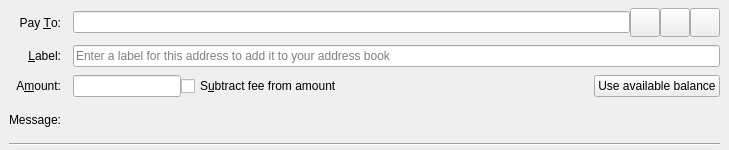
<?xml version="1.0" encoding="UTF-8"?>
<ui version="4.0">
 <class>SendCoinsEntry</class>
 <widget class="QStackedWidget" name="SendCoinsEntry">
  <property name="geometry">
   <rect>
    <x>0</x>
    <y>0</y>
    <width>729</width>
    <height>150</height>
   </rect>
  </property>
  <property name="focusPolicy">
   <enum>Qt::TabFocus</enum>
  </property>
  <property name="autoFillBackground">
   <bool>false</bool>
  </property>
  <widget class="QFrame" name="SendCoins">
   <property name="frameShape">
    <enum>QFrame::NoFrame</enum>
   </property>
   <layout class="QGridLayout" name="gridLayout">
    <property name="topMargin">
     <number>8</number>
    </property>
    <property name="bottomMargin">
     <number>4</number>
    </property>
    <property name="horizontalSpacing">
     <number>12</number>
    </property>
    <property name="verticalSpacing">
     <number>8</number>
    </property>
    <item row="0" column="0">
     <widget class="QLabel" name="payToLabel">
      <property name="text">
       <string>Pay &amp;To:</string>
      </property>
      <property name="alignment">
       <set>Qt::AlignRight|Qt::AlignTrailing|Qt::AlignVCenter</set>
      </property>
      <property name="buddy">
       <cstring>payTo</cstring>
      </property>
     </widget>
    </item>
    <item row="0" column="1">
     <layout class="QHBoxLayout" name="payToLayout">
      <property name="spacing">
       <number>0</number>
      </property>
      <item>
       <widget class="QValidatedLineEdit" name="payTo">
        <property name="toolTip">
         <string>The Australiacash address to send the payment to</string>
        </property>
       </widget>
      </item>
      <item>
       <widget class="QToolButton" name="addressBookButton">
        <property name="toolTip">
         <string>Choose previously used address</string>
        </property>
        <property name="text">
         <string/>
        </property>
        <property name="icon">
         <iconset resource="../bitcoin.qrc">
          <normaloff>:/icons/address-book</normaloff>:/icons/address-book</iconset>
        </property>
        <property name="iconSize">
         <size>
          <width>22</width>
          <height>22</height>
         </size>
        </property>
        <property name="shortcut">
         <string>Alt+A</string>
        </property>
       </widget>
      </item>
      <item>
       <widget class="QToolButton" name="pasteButton">
        <property name="toolTip">
         <string>Paste address from clipboard</string>
        </property>
        <property name="text">
         <string/>
        </property>
        <property name="icon">
         <iconset resource="../bitcoin.qrc">
          <normaloff>:/icons/editpaste</normaloff>:/icons/editpaste</iconset>
        </property>
        <property name="iconSize">
         <size>
          <width>22</width>
          <height>22</height>
         </size>
        </property>
        <property name="shortcut">
         <string>Alt+P</string>
        </property>
       </widget>
      </item>
      <item>
       <widget class="QToolButton" name="deleteButton">
        <property name="toolTip">
         <string>Remove this entry</string>
        </property>
        <property name="text">
         <string/>
        </property>
        <property name="icon">
         <iconset resource="../bitcoin.qrc">
          <normaloff>:/icons/remove</normaloff>:/icons/remove</iconset>
        </property>
        <property name="iconSize">
         <size>
          <width>22</width>
          <height>22</height>
         </size>
        </property>
       </widget>
      </item>
     </layout>
    </item>
    <item row="1" column="0">
     <widget class="QLabel" name="labellLabel">
      <property name="text">
       <string>&amp;Label:</string>
      </property>
      <property name="alignment">
       <set>Qt::AlignRight|Qt::AlignTrailing|Qt::AlignVCenter</set>
      </property>
      <property name="buddy">
       <cstring>addAsLabel</cstring>
      </property>
     </widget>
    </item>
    <item row="1" column="1">
     <widget class="QLineEdit" name="addAsLabel">
      <property name="toolTip">
       <string>Enter a label for this address to add it to the list of used addresses</string>
      </property>
      <property name="placeholderText">
       <string>Enter a label for this address to add it to your address book</string>
      </property>
     </widget>
    </item>
    <item row="2" column="0">
     <widget class="QLabel" name="amountLabel">
      <property name="text">
       <string>A&amp;mount:</string>
      </property>
      <property name="alignment">
       <set>Qt::AlignRight|Qt::AlignTrailing|Qt::AlignVCenter</set>
      </property>
      <property name="buddy">
       <cstring>payAmount</cstring>
      </property>
     </widget>
    </item>
    <item row="2" column="1">
     <layout class="QHBoxLayout" name="horizontalLayoutAmount" stretch="0,1,0">
      <item>
       <widget class="BitcoinAmountField" name="payAmount">
         <property name="toolTip">
          <string>The amount to send in the selected unit</string>
         </property>
       </widget>
      </item>
      <item>
       <widget class="QCheckBox" name="checkboxSubtractFeeFromAmount">
        <property name="toolTip">
         <string>The fee will be deducted from the amount being sent. The recipient will receive less bitcoins than you enter in the amount field. If multiple recipients are selected, the fee is split equally.</string>
        </property>
        <property name="text">
         <string>S&amp;ubtract fee from amount</string>
        </property>
       </widget>
      </item>
      <item>
       <widget class="QPushButton" name="useAvailableBalanceButton">
        <property name="text">
         <string>Use available balance</string>
        </property>
       </widget>
      </item>
     </layout>
    </item>
    <item row="3" column="0">
     <widget class="QLabel" name="messageLabel">
      <property name="text">
       <string>Message:</string>
      </property>
      <property name="alignment">
       <set>Qt::AlignRight|Qt::AlignTrailing|Qt::AlignVCenter</set>
      </property>
     </widget>
    </item>
    <item row="3" column="1">
     <widget class="QLabel" name="messageTextLabel">
      <property name="toolTip">
       <string/>
      </property>
      <property name="textFormat">
       <enum>Qt::PlainText</enum>
      </property>
     </widget>
    </item>
    <item row="4" column="0" colspan="2">
     <widget class="Line" name="line">
      <property name="orientation">
       <enum>Qt::Horizontal</enum>
      </property>
     </widget>
    </item>
   </layout>
  </widget>
  <widget class="QFrame" name="SendCoins_UnauthenticatedPaymentRequest">
   <property name="palette">
    <palette>
     <active>
      <colorrole role="WindowText">
       <brush brushstyle="SolidPattern">
        <color alpha="255">
         <red>0</red>
         <green>0</green>
         <blue>0</blue>
        </color>
       </brush>
      </colorrole>
      <colorrole role="Button">
       <brush brushstyle="SolidPattern">
        <color alpha="255">
         <red>255</red>
         <green>255</green>
         <blue>127</blue>
        </color>
       </brush>
      </colorrole>
      <colorrole role="Light">
       <brush brushstyle="SolidPattern">
        <color alpha="255">
         <red>255</red>
         <green>255</green>
         <blue>255</blue>
        </color>
       </brush>
      </colorrole>
      <colorrole role="Midlight">
       <brush brushstyle="SolidPattern">
        <color alpha="255">
         <red>255</red>
         <green>255</green>
         <blue>191</blue>
        </color>
       </brush>
      </colorrole>
      <colorrole role="Dark">
       <brush brushstyle="SolidPattern">
        <color alpha="255">
         <red>127</red>
         <green>127</green>
         <blue>63</blue>
        </color>
       </brush>
      </colorrole>
      <colorrole role="Mid">
       <brush brushstyle="SolidPattern">
        <color alpha="255">
         <red>170</red>
         <green>170</green>
         <blue>84</blue>
        </color>
       </brush>
      </colorrole>
      <colorrole role="Text">
       <brush brushstyle="SolidPattern">
        <color alpha="255">
         <red>0</red>
         <green>0</green>
         <blue>0</blue>
        </color>
       </brush>
      </colorrole>
      <colorrole role="BrightText">
       <brush brushstyle="SolidPattern">
        <color alpha="255">
         <red>255</red>
         <green>255</green>
         <blue>255</blue>
        </color>
       </brush>
      </colorrole>
      <colorrole role="ButtonText">
       <brush brushstyle="SolidPattern">
        <color alpha="255">
         <red>0</red>
         <green>0</green>
         <blue>0</blue>
        </color>
       </brush>
      </colorrole>
      <colorrole role="Base">
       <brush brushstyle="SolidPattern">
        <color alpha="255">
         <red>255</red>
         <green>255</green>
         <blue>255</blue>
        </color>
       </brush>
      </colorrole>
      <colorrole role="Window">
       <brush brushstyle="SolidPattern">
        <color alpha="255">
         <red>255</red>
         <green>255</green>
         <blue>127</blue>
        </color>
       </brush>
      </colorrole>
      <colorrole role="Shadow">
       <brush brushstyle="SolidPattern">
        <color alpha="255">
         <red>0</red>
         <green>0</green>
         <blue>0</blue>
        </color>
       </brush>
      </colorrole>
      <colorrole role="AlternateBase">
       <brush brushstyle="SolidPattern">
        <color alpha="255">
         <red>255</red>
         <green>255</green>
         <blue>191</blue>
        </color>
       </brush>
      </colorrole>
      <colorrole role="ToolTipBase">
       <brush brushstyle="SolidPattern">
        <color alpha="255">
         <red>255</red>
         <green>255</green>
         <blue>220</blue>
        </color>
       </brush>
      </colorrole>
      <colorrole role="ToolTipText">
       <brush brushstyle="SolidPattern">
        <color alpha="255">
         <red>0</red>
         <green>0</green>
         <blue>0</blue>
        </color>
       </brush>
      </colorrole>
     </active>
     <inactive>
      <colorrole role="WindowText">
       <brush brushstyle="SolidPattern">
        <color alpha="255">
         <red>0</red>
         <green>0</green>
         <blue>0</blue>
        </color>
       </brush>
      </colorrole>
      <colorrole role="Button">
       <brush brushstyle="SolidPattern">
        <color alpha="255">
         <red>255</red>
         <green>255</green>
         <blue>127</blue>
        </color>
       </brush>
      </colorrole>
      <colorrole role="Light">
       <brush brushstyle="SolidPattern">
        <color alpha="255">
         <red>255</red>
         <green>255</green>
         <blue>255</blue>
        </color>
       </brush>
      </colorrole>
      <colorrole role="Midlight">
       <brush brushstyle="SolidPattern">
        <color alpha="255">
         <red>255</red>
         <green>255</green>
         <blue>191</blue>
        </color>
       </brush>
      </colorrole>
      <colorrole role="Dark">
       <brush brushstyle="SolidPattern">
        <color alpha="255">
         <red>127</red>
         <green>127</green>
         <blue>63</blue>
        </color>
       </brush>
      </colorrole>
      <colorrole role="Mid">
       <brush brushstyle="SolidPattern">
        <color alpha="255">
         <red>170</red>
         <green>170</green>
         <blue>84</blue>
        </color>
       </brush>
      </colorrole>
      <colorrole role="Text">
       <brush brushstyle="SolidPattern">
        <color alpha="255">
         <red>0</red>
         <green>0</green>
         <blue>0</blue>
        </color>
       </brush>
      </colorrole>
      <colorrole role="BrightText">
       <brush brushstyle="SolidPattern">
        <color alpha="255">
         <red>255</red>
         <green>255</green>
         <blue>255</blue>
        </color>
       </brush>
      </colorrole>
      <colorrole role="ButtonText">
       <brush brushstyle="SolidPattern">
        <color alpha="255">
         <red>0</red>
         <green>0</green>
         <blue>0</blue>
        </color>
       </brush>
      </colorrole>
      <colorrole role="Base">
       <brush brushstyle="SolidPattern">
        <color alpha="255">
         <red>255</red>
         <green>255</green>
         <blue>255</blue>
        </color>
       </brush>
      </colorrole>
      <colorrole role="Window">
       <brush brushstyle="SolidPattern">
        <color alpha="255">
         <red>255</red>
         <green>255</green>
         <blue>127</blue>
        </color>
       </brush>
      </colorrole>
      <colorrole role="Shadow">
       <brush brushstyle="SolidPattern">
        <color alpha="255">
         <red>0</red>
         <green>0</green>
         <blue>0</blue>
        </color>
       </brush>
      </colorrole>
      <colorrole role="AlternateBase">
       <brush brushstyle="SolidPattern">
        <color alpha="255">
         <red>255</red>
         <green>255</green>
         <blue>191</blue>
        </color>
       </brush>
      </colorrole>
      <colorrole role="ToolTipBase">
       <brush brushstyle="SolidPattern">
        <color alpha="255">
         <red>255</red>
         <green>255</green>
         <blue>220</blue>
        </color>
       </brush>
      </colorrole>
      <colorrole role="ToolTipText">
       <brush brushstyle="SolidPattern">
        <color alpha="255">
         <red>0</red>
         <green>0</green>
         <blue>0</blue>
        </color>
       </brush>
      </colorrole>
     </inactive>
     <disabled>
      <colorrole role="WindowText">
       <brush brushstyle="SolidPattern">
        <color alpha="255">
         <red>127</red>
         <green>127</green>
         <blue>63</blue>
        </color>
       </brush>
      </colorrole>
      <colorrole role="Button">
       <brush brushstyle="SolidPattern">
        <color alpha="255">
         <red>255</red>
         <green>255</green>
         <blue>127</blue>
        </color>
       </brush>
      </colorrole>
      <colorrole role="Light">
       <brush brushstyle="SolidPattern">
        <color alpha="255">
         <red>255</red>
         <green>255</green>
         <blue>255</blue>
        </color>
       </brush>
      </colorrole>
      <colorrole role="Midlight">
       <brush brushstyle="SolidPattern">
        <color alpha="255">
         <red>255</red>
         <green>255</green>
         <blue>191</blue>
        </color>
       </brush>
      </colorrole>
      <colorrole role="Dark">
       <brush brushstyle="SolidPattern">
        <color alpha="255">
         <red>127</red>
         <green>127</green>
         <blue>63</blue>
        </color>
       </brush>
      </colorrole>
      <colorrole role="Mid">
       <brush brushstyle="SolidPattern">
        <color alpha="255">
         <red>170</red>
         <green>170</green>
         <blue>84</blue>
        </color>
       </brush>
      </colorrole>
      <colorrole role="Text">
       <brush brushstyle="SolidPattern">
        <color alpha="255">
         <red>127</red>
         <green>127</green>
         <blue>63</blue>
        </color>
       </brush>
      </colorrole>
      <colorrole role="BrightText">
       <brush brushstyle="SolidPattern">
        <color alpha="255">
         <red>255</red>
         <green>255</green>
         <blue>255</blue>
        </color>
       </brush>
      </colorrole>
      <colorrole role="ButtonText">
       <brush brushstyle="SolidPattern">
        <color alpha="255">
         <red>127</red>
         <green>127</green>
         <blue>63</blue>
        </color>
       </brush>
      </colorrole>
      <colorrole role="Base">
       <brush brushstyle="SolidPattern">
        <color alpha="255">
         <red>255</red>
         <green>255</green>
         <blue>127</blue>
        </color>
       </brush>
      </colorrole>
      <colorrole role="Window">
       <brush brushstyle="SolidPattern">
        <color alpha="255">
         <red>255</red>
         <green>255</green>
         <blue>127</blue>
        </color>
       </brush>
      </colorrole>
      <colorrole role="Shadow">
       <brush brushstyle="SolidPattern">
        <color alpha="255">
         <red>0</red>
         <green>0</green>
         <blue>0</blue>
        </color>
       </brush>
      </colorrole>
      <colorrole role="AlternateBase">
       <brush brushstyle="SolidPattern">
        <color alpha="255">
         <red>255</red>
         <green>255</green>
         <blue>127</blue>
        </color>
       </brush>
      </colorrole>
      <colorrole role="ToolTipBase">
       <brush brushstyle="SolidPattern">
        <color alpha="255">
         <red>255</red>
         <green>255</green>
         <blue>220</blue>
        </color>
       </brush>
      </colorrole>
      <colorrole role="ToolTipText">
       <brush brushstyle="SolidPattern">
        <color alpha="255">
         <red>0</red>
         <green>0</green>
         <blue>0</blue>
        </color>
       </brush>
      </colorrole>
     </disabled>
    </palette>
   </property>
   <property name="toolTip">
    <string>This is an unauthenticated payment request.</string>
   </property>
   <property name="autoFillBackground">
    <bool>true</bool>
   </property>
   <property name="frameShape">
    <enum>QFrame::NoFrame</enum>
   </property>
   <layout class="QGridLayout" name="gridLayout_is">
    <property name="spacing">
     <number>12</number>
    </property>
    <item row="0" column="0">
     <widget class="QLabel" name="payToLabel_is">
      <property name="text">
       <string>Pay To:</string>
      </property>
      <property name="alignment">
       <set>Qt::AlignRight|Qt::AlignTrailing|Qt::AlignVCenter</set>
      </property>
     </widget>
    </item>
    <item row="0" column="1">
     <layout class="QHBoxLayout" name="payToLayout_is">
      <property name="spacing">
       <number>0</number>
      </property>
      <item>
       <widget class="QLabel" name="payTo_is"/>
      </item>
      <item>
       <widget class="QToolButton" name="deleteButton_is">
        <property name="toolTip">
         <string>Remove this entry</string>
        </property>
        <property name="text">
         <string/>
        </property>
        <property name="icon">
         <iconset resource="../bitcoin.qrc">
          <normaloff>:/icons/remove</normaloff>:/icons/remove</iconset>
        </property>
       </widget>
      </item>
     </layout>
    </item>
    <item row="1" column="0">
     <widget class="QLabel" name="memoLabel_is">
      <property name="text">
       <string>Memo:</string>
      </property>
      <property name="alignment">
       <set>Qt::AlignRight|Qt::AlignTrailing|Qt::AlignVCenter</set>
      </property>
     </widget>
    </item>
    <item row="1" column="1">
     <widget class="QLabel" name="memoTextLabel_is">
      <property name="textFormat">
       <enum>Qt::PlainText</enum>
      </property>
     </widget>
    </item>
    <item row="2" column="0">
     <widget class="QLabel" name="amountLabel_is">
      <property name="text">
       <string>A&amp;mount:</string>
      </property>
      <property name="alignment">
       <set>Qt::AlignRight|Qt::AlignTrailing|Qt::AlignVCenter</set>
      </property>
      <property name="buddy">
       <cstring>payAmount_is</cstring>
      </property>
     </widget>
    </item>
    <item row="2" column="1">
     <widget class="BitcoinAmountField" name="payAmount_is">
      <property name="acceptDrops">
       <bool>false</bool>
      </property>
     </widget>
    </item>
   </layout>
  </widget>
  <widget class="QFrame" name="SendCoins_AuthenticatedPaymentRequest">
   <property name="palette">
    <palette>
     <active>
      <colorrole role="WindowText">
       <brush brushstyle="SolidPattern">
        <color alpha="255">
         <red>0</red>
         <green>0</green>
         <blue>0</blue>
        </color>
       </brush>
      </colorrole>
      <colorrole role="Button">
       <brush brushstyle="SolidPattern">
        <color alpha="255">
         <red>140</red>
         <green>232</green>
         <blue>119</blue>
        </color>
       </brush>
      </colorrole>
      <colorrole role="Light">
       <brush brushstyle="SolidPattern">
        <color alpha="255">
         <red>230</red>
         <green>255</green>
         <blue>224</blue>
        </color>
       </brush>
      </colorrole>
      <colorrole role="Midlight">
       <brush brushstyle="SolidPattern">
        <color alpha="255">
         <red>185</red>
         <green>243</green>
         <blue>171</blue>
        </color>
       </brush>
      </colorrole>
      <colorrole role="Dark">
       <brush brushstyle="SolidPattern">
        <color alpha="255">
         <red>70</red>
         <green>116</green>
         <blue>59</blue>
        </color>
       </brush>
      </colorrole>
      <colorrole role="Mid">
       <brush brushstyle="SolidPattern">
        <color alpha="255">
         <red>93</red>
         <green>155</green>
         <blue>79</blue>
        </color>
       </brush>
      </colorrole>
      <colorrole role="Text">
       <brush brushstyle="SolidPattern">
        <color alpha="255">
         <red>0</red>
         <green>0</green>
         <blue>0</blue>
        </color>
       </brush>
      </colorrole>
      <colorrole role="BrightText">
       <brush brushstyle="SolidPattern">
        <color alpha="255">
         <red>155</red>
         <green>255</green>
         <blue>147</blue>
        </color>
       </brush>
      </colorrole>
      <colorrole role="ButtonText">
       <brush brushstyle="SolidPattern">
        <color alpha="255">
         <red>0</red>
         <green>0</green>
         <blue>0</blue>
        </color>
       </brush>
      </colorrole>
      <colorrole role="Base">
       <brush brushstyle="SolidPattern">
        <color alpha="255">
         <red>119</red>
         <green>255</green>
         <blue>233</blue>
        </color>
       </brush>
      </colorrole>
      <colorrole role="Window">
       <brush brushstyle="SolidPattern">
        <color alpha="255">
         <red>140</red>
         <green>232</green>
         <blue>119</blue>
        </color>
       </brush>
      </colorrole>
      <colorrole role="Shadow">
       <brush brushstyle="SolidPattern">
        <color alpha="255">
         <red>0</red>
         <green>0</green>
         <blue>0</blue>
        </color>
       </brush>
      </colorrole>
      <colorrole role="AlternateBase">
       <brush brushstyle="SolidPattern">
        <color alpha="255">
         <red>197</red>
         <green>243</green>
         <blue>187</blue>
        </color>
       </brush>
      </colorrole>
      <colorrole role="NoRole">
       <brush brushstyle="SolidPattern">
        <color alpha="255">
         <red>125</red>
         <green>194</green>
         <blue>122</blue>
        </color>
       </brush>
      </colorrole>
      <colorrole role="ToolTipBase">
       <brush brushstyle="SolidPattern">
        <color alpha="255">
         <red>255</red>
         <green>255</green>
         <blue>220</blue>
        </color>
       </brush>
      </colorrole>
      <colorrole role="ToolTipText">
       <brush brushstyle="SolidPattern">
        <color alpha="255">
         <red>0</red>
         <green>0</green>
         <blue>0</blue>
        </color>
       </brush>
      </colorrole>
     </active>
     <inactive>
      <colorrole role="WindowText">
       <brush brushstyle="SolidPattern">
        <color alpha="255">
         <red>0</red>
         <green>0</green>
         <blue>0</blue>
        </color>
       </brush>
      </colorrole>
      <colorrole role="Button">
       <brush brushstyle="SolidPattern">
        <color alpha="255">
         <red>140</red>
         <green>232</green>
         <blue>119</blue>
        </color>
       </brush>
      </colorrole>
      <colorrole role="Light">
       <brush brushstyle="SolidPattern">
        <color alpha="255">
         <red>230</red>
         <green>255</green>
         <blue>224</blue>
        </color>
       </brush>
      </colorrole>
      <colorrole role="Midlight">
       <brush brushstyle="SolidPattern">
        <color alpha="255">
         <red>185</red>
         <green>243</green>
         <blue>171</blue>
        </color>
       </brush>
      </colorrole>
      <colorrole role="Dark">
       <brush brushstyle="SolidPattern">
        <color alpha="255">
         <red>70</red>
         <green>116</green>
         <blue>59</blue>
        </color>
       </brush>
      </colorrole>
      <colorrole role="Mid">
       <brush brushstyle="SolidPattern">
        <color alpha="255">
         <red>93</red>
         <green>155</green>
         <blue>79</blue>
        </color>
       </brush>
      </colorrole>
      <colorrole role="Text">
       <brush brushstyle="SolidPattern">
        <color alpha="255">
         <red>0</red>
         <green>0</green>
         <blue>0</blue>
        </color>
       </brush>
      </colorrole>
      <colorrole role="BrightText">
       <brush brushstyle="SolidPattern">
        <color alpha="255">
         <red>155</red>
         <green>255</green>
         <blue>147</blue>
        </color>
       </brush>
      </colorrole>
      <colorrole role="ButtonText">
       <brush brushstyle="SolidPattern">
        <color alpha="255">
         <red>0</red>
         <green>0</green>
         <blue>0</blue>
        </color>
       </brush>
      </colorrole>
      <colorrole role="Base">
       <brush brushstyle="SolidPattern">
        <color alpha="255">
         <red>119</red>
         <green>255</green>
         <blue>233</blue>
        </color>
       </brush>
      </colorrole>
      <colorrole role="Window">
       <brush brushstyle="SolidPattern">
        <color alpha="255">
         <red>140</red>
         <green>232</green>
         <blue>119</blue>
        </color>
       </brush>
      </colorrole>
      <colorrole role="Shadow">
       <brush brushstyle="SolidPattern">
        <color alpha="255">
         <red>0</red>
         <green>0</green>
         <blue>0</blue>
        </color>
       </brush>
      </colorrole>
      <colorrole role="AlternateBase">
       <brush brushstyle="SolidPattern">
        <color alpha="255">
         <red>197</red>
         <green>243</green>
         <blue>187</blue>
        </color>
       </brush>
      </colorrole>
      <colorrole role="NoRole">
       <brush brushstyle="SolidPattern">
        <color alpha="255">
         <red>125</red>
         <green>194</green>
         <blue>122</blue>
        </color>
       </brush>
      </colorrole>
      <colorrole role="ToolTipBase">
       <brush brushstyle="SolidPattern">
        <color alpha="255">
         <red>255</red>
         <green>255</green>
         <blue>220</blue>
        </color>
       </brush>
      </colorrole>
      <colorrole role="ToolTipText">
       <brush brushstyle="SolidPattern">
        <color alpha="255">
         <red>0</red>
         <green>0</green>
         <blue>0</blue>
        </color>
       </brush>
      </colorrole>
     </inactive>
     <disabled>
      <colorrole role="WindowText">
       <brush brushstyle="SolidPattern">
        <color alpha="255">
         <red>70</red>
         <green>116</green>
         <blue>59</blue>
        </color>
       </brush>
      </colorrole>
      <colorrole role="Button">
       <brush brushstyle="SolidPattern">
        <color alpha="255">
         <red>140</red>
         <green>232</green>
         <blue>119</blue>
        </color>
       </brush>
      </colorrole>
      <colorrole role="Light">
       <brush brushstyle="SolidPattern">
        <color alpha="255">
         <red>230</red>
         <green>255</green>
         <blue>224</blue>
        </color>
       </brush>
      </colorrole>
      <colorrole role="Midlight">
       <brush brushstyle="SolidPattern">
        <color alpha="255">
         <red>185</red>
         <green>243</green>
         <blue>171</blue>
        </color>
       </brush>
      </colorrole>
      <colorrole role="Dark">
       <brush brushstyle="SolidPattern">
        <color alpha="255">
         <red>70</red>
         <green>116</green>
         <blue>59</blue>
        </color>
       </brush>
      </colorrole>
      <colorrole role="Mid">
       <brush brushstyle="SolidPattern">
        <color alpha="255">
         <red>93</red>
         <green>155</green>
         <blue>79</blue>
        </color>
       </brush>
      </colorrole>
      <colorrole role="Text">
       <brush brushstyle="SolidPattern">
        <color alpha="255">
         <red>70</red>
         <green>116</green>
         <blue>59</blue>
        </color>
       </brush>
      </colorrole>
      <colorrole role="BrightText">
       <brush brushstyle="SolidPattern">
        <color alpha="255">
         <red>155</red>
         <green>255</green>
         <blue>147</blue>
        </color>
       </brush>
      </colorrole>
      <colorrole role="ButtonText">
       <brush brushstyle="SolidPattern">
        <color alpha="255">
         <red>70</red>
         <green>116</green>
         <blue>59</blue>
        </color>
       </brush>
      </colorrole>
      <colorrole role="Base">
       <brush brushstyle="SolidPattern">
        <color alpha="255">
         <red>140</red>
         <green>232</green>
         <blue>119</blue>
        </color>
       </brush>
      </colorrole>
      <colorrole role="Window">
       <brush brushstyle="SolidPattern">
        <color alpha="255">
         <red>140</red>
         <green>232</green>
         <blue>119</blue>
        </color>
       </brush>
      </colorrole>
      <colorrole role="Shadow">
       <brush brushstyle="SolidPattern">
        <color alpha="255">
         <red>0</red>
         <green>0</green>
         <blue>0</blue>
        </color>
       </brush>
      </colorrole>
      <colorrole role="AlternateBase">
       <brush brushstyle="SolidPattern">
        <color alpha="255">
         <red>140</red>
         <green>232</green>
         <blue>119</blue>
        </color>
       </brush>
      </colorrole>
      <colorrole role="NoRole">
       <brush brushstyle="SolidPattern">
        <color alpha="255">
         <red>125</red>
         <green>194</green>
         <blue>122</blue>
        </color>
       </brush>
      </colorrole>
      <colorrole role="ToolTipBase">
       <brush brushstyle="SolidPattern">
        <color alpha="255">
         <red>255</red>
         <green>255</green>
         <blue>220</blue>
        </color>
       </brush>
      </colorrole>
      <colorrole role="ToolTipText">
       <brush brushstyle="SolidPattern">
        <color alpha="255">
         <red>0</red>
         <green>0</green>
         <blue>0</blue>
        </color>
       </brush>
      </colorrole>
     </disabled>
    </palette>
   </property>
   <property name="toolTip">
    <string>This is an authenticated payment request.</string>
   </property>
   <property name="autoFillBackground">
    <bool>true</bool>
   </property>
   <property name="frameShape">
    <enum>QFrame::NoFrame</enum>
   </property>
   <layout class="QGridLayout" name="gridLayout_s">
    <property name="spacing">
     <number>12</number>
    </property>
    <item row="0" column="0">
     <widget class="QLabel" name="payToLabel_s">
      <property name="text">
       <string>Pay To:</string>
      </property>
      <property name="alignment">
       <set>Qt::AlignRight|Qt::AlignTrailing|Qt::AlignVCenter</set>
      </property>
     </widget>
    </item>
    <item row="0" column="1">
     <layout class="QHBoxLayout" name="payToLayout_s">
      <property name="spacing">
       <number>0</number>
      </property>
      <item>
       <widget class="QLabel" name="payTo_s">
        <property name="textFormat">
         <enum>Qt::PlainText</enum>
        </property>
       </widget>
      </item>
      <item>
       <widget class="QToolButton" name="deleteButton_s">
        <property name="toolTip">
         <string>Remove this entry</string>
        </property>
        <property name="text">
         <string/>
        </property>
        <property name="icon">
         <iconset resource="../bitcoin.qrc">
          <normaloff>:/icons/remove</normaloff>:/icons/remove</iconset>
        </property>
       </widget>
      </item>
     </layout>
    </item>
    <item row="1" column="0">
     <widget class="QLabel" name="memoLabel_s">
      <property name="text">
       <string>Memo:</string>
      </property>
      <property name="alignment">
       <set>Qt::AlignRight|Qt::AlignTrailing|Qt::AlignVCenter</set>
      </property>
     </widget>
    </item>
    <item row="1" column="1">
     <widget class="QLabel" name="memoTextLabel_s">
      <property name="textFormat">
       <enum>Qt::PlainText</enum>
      </property>
     </widget>
    </item>
    <item row="2" column="0">
     <widget class="QLabel" name="amountLabel_s">
      <property name="text">
       <string>A&amp;mount:</string>
      </property>
      <property name="alignment">
       <set>Qt::AlignRight|Qt::AlignTrailing|Qt::AlignVCenter</set>
      </property>
      <property name="buddy">
       <cstring>payAmount_s</cstring>
      </property>
     </widget>
    </item>
    <item row="2" column="1">
     <widget class="BitcoinAmountField" name="payAmount_s">
      <property name="acceptDrops">
       <bool>false</bool>
      </property>
     </widget>
    </item>
   </layout>
  </widget>
 </widget>
 <customwidgets>
  <customwidget>
   <class>QValidatedLineEdit</class>
   <extends>QLineEdit</extends>
   <header>qt/qvalidatedlineedit.h</header>
  </customwidget>
  <customwidget>
   <class>BitcoinAmountField</class>
   <extends>QLineEdit</extends>
   <header>qt/bitcoinamountfield.h</header>
   <container>1</container>
  </customwidget>
 </customwidgets>
 <tabstops>
  <tabstop>payTo</tabstop>
  <tabstop>addressBookButton</tabstop>
  <tabstop>pasteButton</tabstop>
  <tabstop>deleteButton</tabstop>
  <tabstop>addAsLabel</tabstop>
  <tabstop>payAmount</tabstop>
  <tabstop>payAmount_is</tabstop>
  <tabstop>deleteButton_is</tabstop>
  <tabstop>payAmount_s</tabstop>
  <tabstop>deleteButton_s</tabstop>
 </tabstops>
 <resources>
  <include location="../bitcoin.qrc"/>
 </resources>
 <connections/>
</ui>
